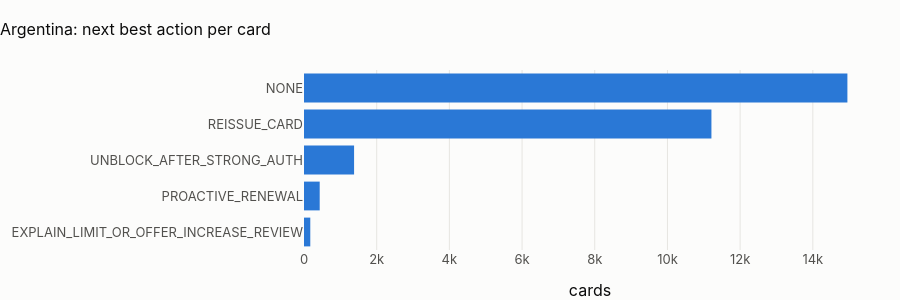

This figure's notebook cell:
### Markdown cell above
## 2 · Cards: next best action

### Code cell
nba = pl.q(
    "select next_best_action, count(*) as cards from {mart_card_support} group by 1 order by 2 desc"
)
nba["share %"] = (100 * nba.cards / nba.cards.sum()).round(2)
fig = px.bar(
    nba,
    x="cards",
    y="next_best_action",
    orientation="h",
    title=f"{CTRY.title}: next best action per card",
)
fig.update_layout(height=300, yaxis_title=None, yaxis=dict(autorange="reversed"))
fig.show()
show(nba, paging=False)

### Figure 1 — Plotly figure (JSON) as saved in the notebook; plotly's stock layout.template omitted (floating-point values rounded to 4 significant figures)
{"data": [{"hovertemplate": "cards=%{x}<br>next_best_action=%{y}<extra></extra>", "legendgroup": "", "marker": {"color": "#2a78d6", "pattern": {"shape": ""}}, "name": "", "orientation": "h", "showlegend": false, "textposition": "auto", "type": "bar", "x": [14951, 11210, 1378, 432, 173], "xaxis": "x", "y": ["NONE", "REISSUE_CARD", "UNBLOCK_AFTER_STRONG_AUTH", "PROACTIVE_RENEWAL", "EXPLAIN_LIMIT_OR_OFFER_INCREASE_REVIEW"], "yaxis": "y"}], "layout": {"barmode": "relative", "height": 300, "legend": {"tracegroupgap": 0}, "title": {"text": "Argentina: next best action per card"}, "xaxis": {"anchor": "y", "domain": [0.0, 1.0], "title": {"text": "cards"}}, "yaxis": {"anchor": "x", "autorange": "reversed", "domain": [0.0, 1.0], "title": {}}}}
